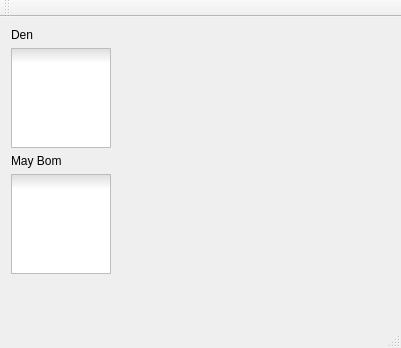
<?xml version="1.0" encoding="UTF-8"?>
<ui version="4.0">
 <class>MainWindow</class>
 <widget class="QMainWindow" name="MainWindow">
  <property name="geometry">
   <rect>
    <x>0</x>
    <y>0</y>
    <width>401</width>
    <height>348</height>
   </rect>
  </property>
  <property name="windowTitle">
   <string>MainWindow</string>
  </property>
  <widget class="QWidget" name="centralWidget">
   <layout class="QFormLayout" name="formLayout">
    <item row="1" column="0">
     <widget class="QCheckBox" name="checkBox_2">
      <property name="styleSheet">
       <string notr="true">QCheckBox::indicator {
	width:100px;
	height: 100px;
}
QCheckBox::indicator:checked {
	image:url(&quot;/home/pi/Desktop/on-button.png&quot;);
}
QCheckBox::indicator:unchecked {
	image:url(&quot;/home/pi/Desktop/off-button.png&quot;);
}</string>
      </property>
      <property name="text">
       <string/>
      </property>
     </widget>
    </item>
    <item row="3" column="0">
     <widget class="QCheckBox" name="checkBox">
      <property name="styleSheet">
       <string notr="true">QCheckBox::indicator {
	width:100px;
	height: 100px;
}
QCheckBox::indicator:checked {
	image:url(&quot;/home/pi/Desktop/on-button.png&quot;);
}
QCheckBox::indicator:unchecked {
	image:url(&quot;/home/pi/Desktop/off-button.png&quot;);
}</string>
      </property>
      <property name="text">
       <string/>
      </property>
     </widget>
    </item>
    <item row="0" column="0">
     <widget class="QLabel" name="label_2">
      <property name="text">
       <string>Den</string>
      </property>
     </widget>
    </item>
    <item row="2" column="0">
     <widget class="QLabel" name="label">
      <property name="text">
       <string>May Bom</string>
      </property>
     </widget>
    </item>
   </layout>
  </widget>
  <widget class="QMenuBar" name="menuBar">
   <property name="geometry">
    <rect>
     <x>0</x>
     <y>0</y>
     <width>401</width>
     <height>28</height>
    </rect>
   </property>
  </widget>
  <widget class="QToolBar" name="mainToolBar">
   <attribute name="toolBarArea">
    <enum>TopToolBarArea</enum>
   </attribute>
   <attribute name="toolBarBreak">
    <bool>false</bool>
   </attribute>
  </widget>
  <widget class="QStatusBar" name="statusBar"/>
 </widget>
 <layoutdefault spacing="6" margin="11"/>
 <resources/>
 <connections/>
</ui>
